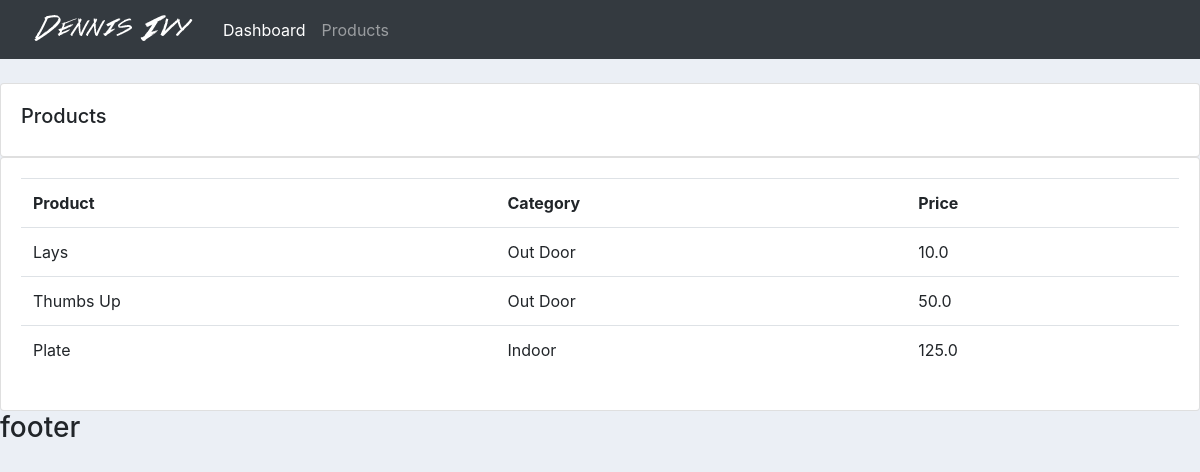
The app's page /product/ with its own data.
### dashboard/models.py (models this page shows, shortened)
class Product(models.Model):
    CATEGORY=(
        ('Indoor', 'Indoor'),
        ('Out Door','Outdoor'),
    )
    name= models.CharField(max_length=200, null=True)
    price= models.FloatField(null=True)
    category= models.CharField(max_length=200, null=True,choices=CATEGORY)
    description= models.CharField(max_length=200, null=True)
    date_created= models.DateTimeField(auto_now_add=True, null=True)
    tags= models.ManyToManyField(Tag)

### dashboard/views.py (the view)
# urls.py: path('product/',views.product,name='product'),
def product(request):
    products = Product.objects.all()
    return render(request, 'dashboard/product.html',{'products':products})

### templates/dashboard/product.html
{%  extends 'dashboard/base.html' %}
{% block content %}
		<br>
		<div class="row">
			<div class="col-md">
				<div class="card card-body">
					<h5>Products</h5>
				</div>
				<div class="card card-body">
					<table class="table">
						<tr>
							<th>Product</th>
							<th>Category</th>
							<th>Price</th>
						</tr>
						{% for i in products %}
						<tr>
							<td>{{i.name}}</td>
							<td>{{i.category}}</td>
							<td>{{i.price}}</td>
						</tr>
						{% endfor %}
					</table>
				</div>
			</div>
		</div>
{% endblock content %}

### QeApp/static/css/base.css (style rules this page uses)
body { background-color: #ebeff5; }

### records on screen
Product: name "Lays", category "Out Door", price "10.0"
Product: name "Thumbs Up", category "Out Door", price "50.0"
Product: name "Plate", category "Indoor", price "125.0"
